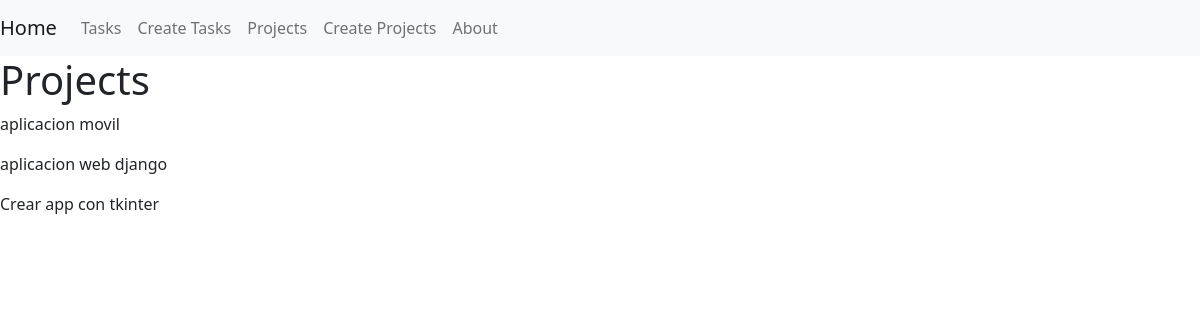
The page /projects/ on the database as committed earlier.
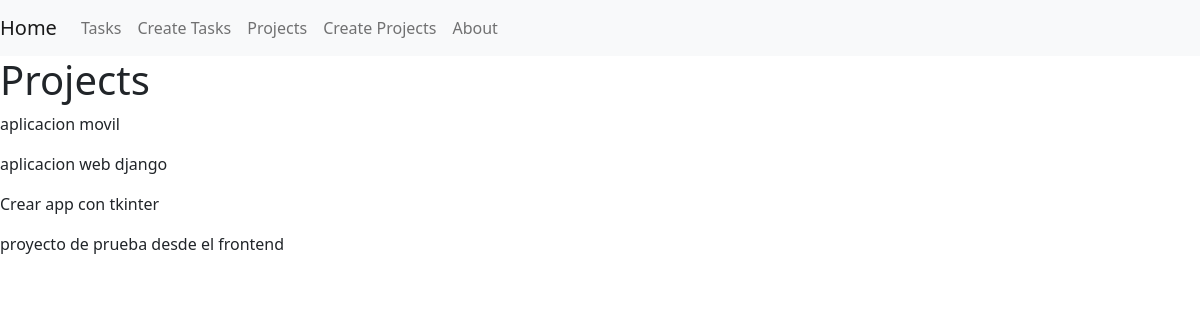
The same page on the database as committed later.
### tasks_app/models.py (models this page shows, shortened)
class Project(models.Model):
    name = models.CharField(max_length=200)

### tasks_app/views.py (the view)
# urls.py: path('projects/', views.projects),
def projects(request, id=None):
    projects = Project.objects.all()
    return render(request,'projects/projects.html', {
        'projects' : projects
    })

### tasks_app/templates/projects/projects.html
{% extends 'layouts/base.html' %}
{% block content%}
<h1>Projects</h1>
{% for project in projects %}
<p>{{project.name}}</p>
{% endfor %}
{% endblock %}

### tasks_app/templates/layouts/base.html (shortened to what this page needs)
<!doctype html>
<html lang="en">
  <head>
    <link href="https://cdn.jsdelivr.net/npm/bootstrap@5.2.1/dist/css/bootstrap.min.css" rel="stylesheet">
  </head>
  <body>
    <nav class="navbar navbar-expand-lg navbar-light bg-light">
        <a class="navbar-brand" href="/">Home</a>
        <div class="collapse navbar-collapse" id="navbarSupportedContent">
        <ul class="navbar-nav mr-auto">
            <li class="nav-item">
                <a href="/tasks" class="nav-link" >Tasks</a>
            </li>
            <li class="nav-item">
                <a href="/tasks/create" class="nav-link" >Create Tasks</a>
            </li>
            <li class="nav-item">
                <a href="/projects" class="nav-link"> Projects</a>
            </li>
            <li class="nav-item">
                <a href="/projects/create" class="nav-link">Create Projects</a>
            </li>
            <li class="nav-item">
                <a href="/about" class="nav-link" >About</a>
            </li>
        </ul>
    </nav>
        {% block content %}
        {% endblock %}
  </body>
</html>

Rows that differ between the two databases and show on the page:
added Project: name "proyecto de prueba desde el frontend"
